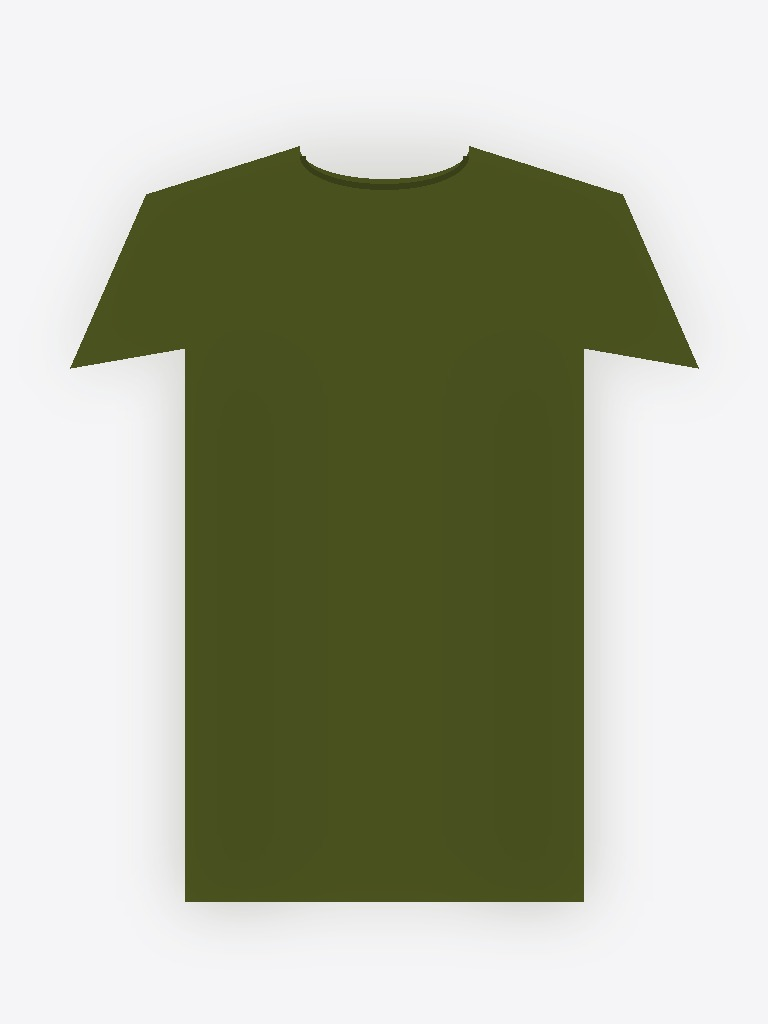
#> input picture backend/assets/catalog/army-utility-top.jpg, 768 x 1024 px
$ python -i extract.py   (imports and definitions only)
#> lines starting #> are read from the running program, lines starting #| are printed output that depends on the picture
### backend/drape/colorlab/lab.py
"""sRGB <-> CIELAB conversion and color helpers (D65, 2-degree observer).

Pure Python on purpose: no numpy dependency for a handful of 3-vectors.
Delta-E is CIE76 -- adequate for ranking drape candidates, and simple enough
to explain in the README.
"""

from __future__ import annotations

import math
from dataclasses import dataclass

_D65 = (95.047, 100.0, 108.883)


@dataclass(frozen=True)
class LabColor:
    L: float
    a: float
    b: float

    @property
    def chroma(self) -> float:
        return math.hypot(self.a, self.b)

    # [11 lines left out: functions hue_deg, hex_to_rgb, not called in this run]


def rgb_to_hex(rgb: tuple[int, int, int]) -> str:
    return "#{:02x}{:02x}{:02x}".format(*rgb)


def _srgb_to_linear(c: float) -> float:
    c /= 255.0
    return c / 12.92 if c <= 0.04045 else ((c + 0.055) / 1.055) ** 2.4


def rgb_to_lab(rgb: tuple[int, int, int]) -> LabColor:
    r, g, b = (_srgb_to_linear(c) for c in rgb)
    # linear sRGB -> XYZ (D65)
    x = (0.4124564 * r + 0.3575761 * g + 0.1804375 * b) * 100.0
    y = (0.2126729 * r + 0.7151522 * g + 0.0721750 * b) * 100.0
    z = (0.0193339 * r + 0.1191920 * g + 0.9503041 * b) * 100.0

    def f(t: float) -> float:
        return t ** (1 / 3) if t > 0.008856 else (7.787 * t) + (16.0 / 116.0)

    fx, fy, fz = (f(v / w) for v, w in zip((x, y, z), _D65))
    return LabColor(L=116.0 * fy - 16.0, a=500.0 * (fx - fy), b=200.0 * (fy - fz))


def hex_to_lab(hex_str: str) -> LabColor:
    return rgb_to_lab(hex_to_rgb(hex_str))


def delta_e(c1: LabColor, c2: LabColor) -> float:
    return math.sqrt((c1.L - c2.L) ** 2 + (c1.a - c2.a) ** 2 + (c1.b - c2.b) ** 2)


# [4 lines left out: function hue_distance_deg, not called in this run]

### backend/drape/colorlab/extract.py
"""Measure the garment color actually present in a VTO render.

We score what the render shows, not what we asked for: generative VTO can
drift the garment color, so the harmony engine is fed the dominant color
sampled from the torso region of the output image.

Cluster selection is careful about two traps:
  * the background can leak into the torso crop -> estimate it from the image
    corners and exclude matching clusters outright;
  * warm garments (rust, camel...) are legitimately CLOSE to skin in Lab, so a
    skin-like top cluster is only skipped when a strong runner-up exists --
    never excluded unconditionally.
"""

from __future__ import annotations

from pathlib import Path

from PIL import Image

from drape.colorlab.lab import LabColor, delta_e, rgb_to_hex, rgb_to_lab

# Torso band for a chest-up, front-facing photo per cloth-v3 spec.
TORSO_BOX = (0.18, 0.60, 0.82, 0.95)  # fractions of (left, top, right, bottom)
BACKGROUND_DELTA_E = 14.0
SKIN_DELTA_E = 18.0
RUNNER_UP_RATIO = 0.4
QUANT_COLORS = 8


def _background_lab(img: Image.Image) -> LabColor:
    """Estimate the backdrop from the top corners (never the person)."""
    w, h = img.size
    px, py = max(2, w // 20), max(2, h // 20)
    corners = [img.crop((0, 0, px, py)), img.crop((w - px, 0, w, py))]
    rgbs = [c.resize((1, 1), Image.LANCZOS).getpixel((0, 0))[:3] for c in corners]
    avg = tuple(sum(c[i] for c in rgbs) // len(rgbs) for i in range(3))
    return rgb_to_lab(avg)


def garment_color(render: str | Path, skin: LabColor | None = None) -> tuple[str, LabColor]:
    """Dominant garment color of the render's torso region -> (hex, Lab)."""
    img = Image.open(render).convert("RGB")
#> img is the input picture: PIL image 768x1024 RGB; mean R, G, B 173.6, 176.8, 157.3
    w, h = img.size
#> w = 768; h = 1024
    box = (
        int(TORSO_BOX[0] * w),
        int(TORSO_BOX[1] * h),
        int(TORSO_BOX[2] * w),
        int(TORSO_BOX[3] * h),
    )
#> box = (138, 614, 629, 972)
    background = _background_lab(img)
#> in _background_lab, `rgbs = [c.resize((1, 1), Image.LANCZOS).getpixel((0, 0))[:3] for c in ..`: rgbs = [(245, 245, 247), (245, 245, 247)]
#> in _background_lab, `avg = tuple(sum(c[i] for c in rgbs) // len(rgbs) for i in range(3))`: avg = (245, 245, 247)
#> in rgb_to_lab, `r, g, b = (_srgb_to_linear(c) for c in rgb)`: r = 0.913; b = 0.93
#> in rgb_to_lab, `x = (0.4124564 * r + 0.3575761 * g + 0.1804375 * b) * 100.0`: x = 87.09
#> in rgb_to_lab, `y = (0.2126729 * r + 0.7151522 * g + 0.0721750 * b) * 100.0`: y = 91.43
#> in rgb_to_lab, `z = (0.0193339 * r + 0.1191920 * g + 0.9503041 * b) * 100.0`: z = 101
#> in rgb_to_lab, `fx, fy, fz = (f(v / w) for v, w in zip((x, y, z), _D65))`: fx = 0.971; fz = 0.975
    region = img.crop(box)
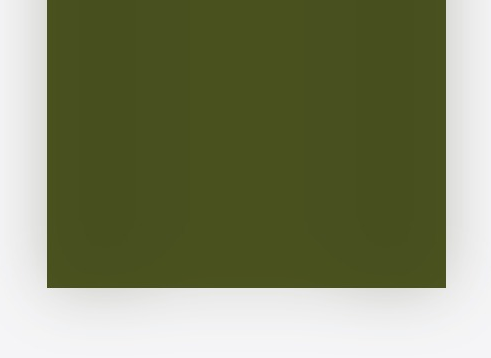
#> region: PIL image 491x358 RGB; mean R, G, B 129.2, 134.4, 101.8
    # Median-cut quantization gives us cluster centers + pixel counts cheaply.
    quant = region.quantize(colors=QUANT_COLORS, method=Image.Quantize.MEDIANCUT)
    palette = quant.getpalette()[: QUANT_COLORS * 3]
#> palette = [242, 242, 243, 234, 234, 233, 183, 186, 169, 73, 81, 30, 73, 80, 37, 72, 80, 31, 72, 80, 29, 71, 79, 30]
    counts = sorted(quant.getcolors(), reverse=True)  # [(count, palette_index)]
#> counts = [(42648, 5), (40114, 3), (30627, 0), (30239, 1), (27643, 7), (2640, 6), (1867, 4)]

    clusters: list[tuple[int, tuple[int, int, int], LabColor]] = []
    for count, idx in counts:
        rgb = tuple(palette[idx * 3 : idx * 3 + 3])
        lab = rgb_to_lab(rgb)
        if delta_e(lab, background) < BACKGROUND_DELTA_E:
            continue
        clusters.append((count, rgb, lab))
#> this loop made 7 passes
#> (count, idx, rgb, r in rgb_to_lab, g in rgb_to_lab, b in rgb_to_lab, x in rgb_to_lab) on passes 1 to 7: (42648, 5, (72, 80, 31), 0.0648, 0.0802, 0.0137, 5.79), (40114, 3, (73, 81, 30), 0.0666, 0.0823, 0.013, 5.92), (30627, 0, (242, 242, 243), 0.888, 0.888, 0.896, 84.55), (30239, 1, (234, 234, 233), 0.823, 0.823, 0.815, 78.06), (27643, 7, (71, 79, 30), 0.063, 0.0782, 0.013, 5.63), (2640, 6, (72, 80, 29), 0.0648, 0.0802, 0.0123, 5.76), (1867, 4, (73, 80, 37), 0.0666, 0.0802, 0.0185, 5.95)
#> after the loop, clusters = 5 items
    if not clusters:  # degenerate: torso crop is all backdrop
        count, idx = counts[0]
        rgb = tuple(palette[idx * 3 : idx * 3 + 3])
        return rgb_to_hex(rgb), rgb_to_lab(rgb)

    top = clusters[0]
    if (
        skin is not None
        and len(clusters) > 1
        and delta_e(top[2], skin) < SKIN_DELTA_E
        and clusters[1][0] >= RUNNER_UP_RATIO * top[0]
    ):
        top = clusters[1]
    return rgb_to_hex(top[1]), _shading_corrected(region, top[2])


# Fabric folds shade a real render, dragging the dominant cluster's lightness
# well below the fabric's true color, while hue/chroma stay stable. Keep the
# cluster's a*/b*, but estimate L from an upper percentile of the pixels that
# belong to the garment.
GARMENT_PIXEL_DELTA_E = 22.0
L_PERCENTILE = 0.75
_SAMPLE = 72  # downsample edge for per-pixel Lab conversion


def _pixels(img: Image.Image):
    return img.get_flattened_data() if hasattr(img, "get_flattened_data") else img.getdata()


def _shading_corrected(region: Image.Image, cluster: LabColor) -> LabColor:
    small = region.resize((_SAMPLE, _SAMPLE), Image.LANCZOS)
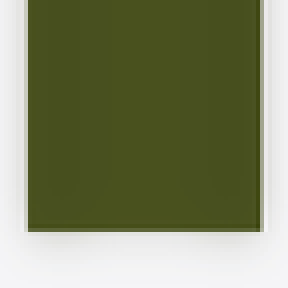
#> small: PIL image 72x72 RGB (shown 4 times larger); mean R, G, B 129.2, 134.4, 101.8
    ls = sorted(
        lab.L
        for rgb in _pixels(small)
        if delta_e((lab := rgb_to_lab(rgb[:3])), cluster) < GARMENT_PIXEL_DELTA_E
    )
#> ls = 3364 values from 26.56 to 41.51
    if len(ls) < 20:  # too few garment pixels to estimate; trust the cluster
        return cluster
    l_est = ls[min(len(ls) - 1, int(len(ls) * L_PERCENTILE))]
#> l_est = 32.69
    return LabColor(L=l_est, a=cluster.a, b=cluster.b)


# Center region for e-commerce product shots: the garment fills the middle,
# the backdrop fills the edges.
PRODUCT_BOX = (0.22, 0.22, 0.78, 0.78)


def product_color(image: str | Path) -> tuple[str, LabColor]:
    """Dominant fabric color of a product photo -> (hex, Lab).

    Unlike garment_color this has no person to exclude -- only the backdrop,
    estimated from the image corners.
    """
    img = Image.open(image).convert("RGB")
    w, h = img.size
    box = (
        int(PRODUCT_BOX[0] * w),
        int(PRODUCT_BOX[1] * h),
        int(PRODUCT_BOX[2] * w),
        int(PRODUCT_BOX[3] * h),
    )
    background = _background_lab(img)
    quant = img.crop(box).quantize(colors=QUANT_COLORS, method=Image.Quantize.MEDIANCUT)
    palette = quant.getpalette()[: QUANT_COLORS * 3]
    counts = sorted(quant.getcolors(), reverse=True)

    for count, idx in counts:
        rgb = tuple(palette[idx * 3 : idx * 3 + 3])
        lab = rgb_to_lab(rgb)
        if delta_e(lab, background) >= BACKGROUND_DELTA_E:
            return rgb_to_hex(rgb), lab
    # degenerate: garment matches the backdrop; report the dominant color
    count, idx = counts[0]
    rgb = tuple(palette[idx * 3 : idx * 3 + 3])
    return rgb_to_hex(rgb), rgb_to_lab(rgb)

>>> result = garment_color('../../assets/catalog/army-utility-top.jpg')
